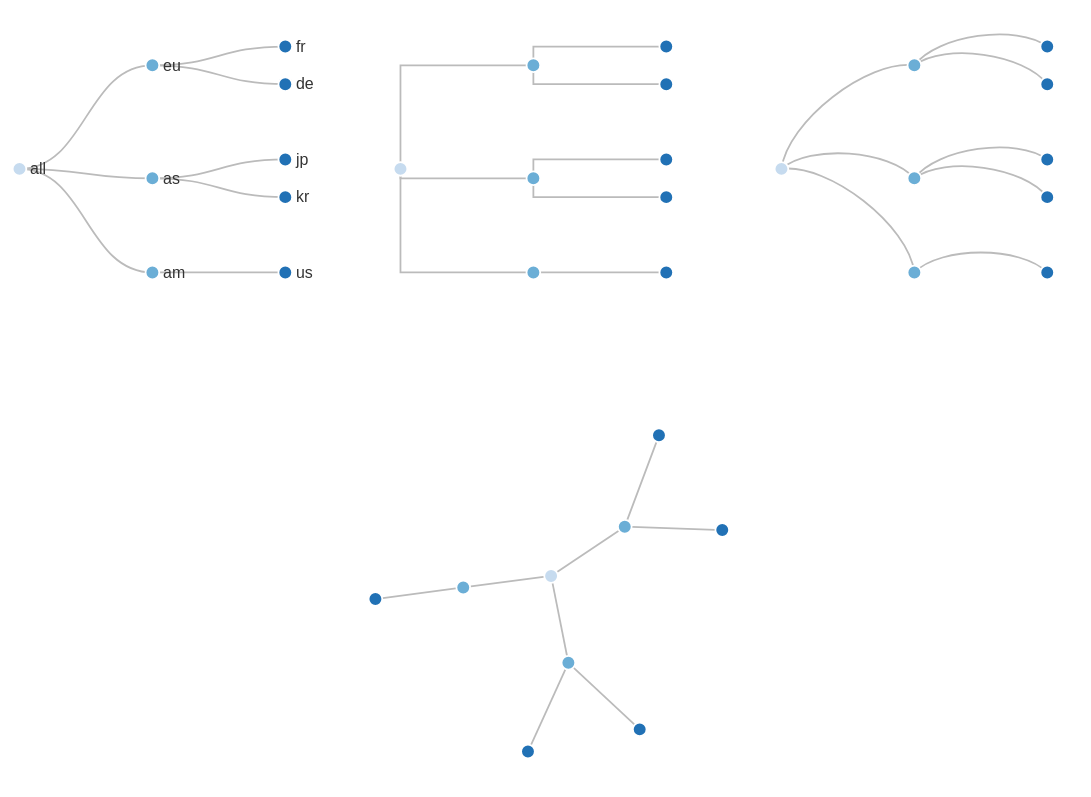

Express this chart as Vega-Lite.
### Vega specification from a JSON file in a GitHub repository (floating-point values rounded to 4 significant figures)
{"$schema": "https://vega.github.io/schema/vega/v6.json", "description": "One tree drawn as four node-link diagrams, each joining the same edges with a different link shape: diagonal, orthogonal and curved across the top, and a radial fan below.", "width": 600, "height": 440, "padding": 5, "signals": [{"name": "linkShape", "value": "diagonal"}], "data": [{"name": "nodes", "values": [{"id": "all", "parent": null}, {"id": "eu", "parent": "all"}, {"id": "as", "parent": "all"}, {"id": "am", "parent": "all"}, {"id": "fr", "parent": "eu"}, {"id": "de", "parent": "eu"}, {"id": "jp", "parent": "as"}, {"id": "kr", "parent": "as"}, {"id": "us", "parent": "am"}]}, {"name": "tidy", "source": "nodes", "transform": [{"type": "stratify", "key": "id", "parentKey": "parent"}, {"type": "tree", "method": "tidy", "size": [170, 150], "as": ["y", "x", "depth", "children"]}]}, {"name": "links", "source": "tidy", "transform": [{"type": "treelinks"}, {"type": "linkpath", "orient": "horizontal", "shape": {"signal": "linkShape"}}]}, {"name": "radial", "source": "nodes", "transform": [{"type": "stratify", "key": "id", "parentKey": "parent"}, {"type": "tree", "method": "cluster", "size": [1, 100], "as": ["alpha", "radius", "depth", "children"]}, {"type": "formula", "expr": "(300 * datum.alpha + 270) % 360", "as": "angle"}, {"type": "formula", "expr": "PI * datum.angle / 180", "as": "radians"}, {"type": "formula", "expr": "datum.radius * cos(datum.radians)", "as": "x"}, {"type": "formula", "expr": "datum.radius * sin(datum.radians)", "as": "y"}]}, {"name": "radialLinks", "source": "radial", "transform": [{"type": "treelinks"}, {"type": "linkpath", "orient": "radial", "shape": "line", "sourceX": "source.radians", "sourceY": "source.radius", "targetX": "target.radians", "targetY": "target.radius"}]}], "scales": [{"name": "depth", "type": "ordinal", "domain": [0, 1, 2], "range": ["#c6dbef", "#6baed6", "#2171b5"]}], "marks": [{"type": "path", "from": {"data": "links"}, "encode": {"update": {"path": {"field": "path"}, "stroke": {"value": "#bbbbbb"}, "strokeWidth": {"value": 1}}}}, {"type": "symbol", "from": {"data": "tidy"}, "encode": {"enter": {"x": {"field": "x"}, "y": {"field": "y"}, "size": {"value": 60}, "fill": {"scale": "depth", "field": "depth"}, "stroke": {"value": "#ffffff"}, "strokeWidth": {"value": 1}}}}, {"type": "text", "from": {"data": "tidy"}, "encode": {"enter": {"x": {"signal": "datum.x + 6"}, "y": {"field": "y"}, "text": {"field": "id"}, "align": {"value": "left"}, "baseline": {"value": "middle"}, "fontSize": {"value": 9}, "fill": {"value": "#333333"}}}}, {"type": "group", "name": "orthogonalPanel", "encode": {"enter": {"x": {"value": 215}, "y": {"value": 0}}}, "data": [{"name": "orthogonalLinks", "source": "tidy", "transform": [{"type": "treelinks"}, {"type": "linkpath", "orient": "horizontal", "shape": "orthogonal"}]}], "marks": [{"type": "path", "from": {"data": "orthogonalLinks"}, "encode": {"update": {"path": {"field": "path"}, "stroke": {"value": "#bbbbbb"}, "strokeWidth": {"value": 1}}}}, {"type": "symbol", "from": {"data": "tidy"}, "encode": {"enter": {"x": {"field": "x"}, "y": {"field": "y"}, "size": {"value": 60}, "fill": {"scale": "depth", "field": "depth"}, "stroke": {"value": "#ffffff"}, "strokeWidth": {"value": 1}}}}]}, {"type": "group", "name": "curvePanel", "encode": {"enter": {"x": {"value": 430}, "y": {"value": 0}}}, "data": [{"name": "curveLinks", "source": "tidy", "transform": [{"type": "treelinks"}, {"type": "linkpath", "orient": "horizontal", "shape": "curve"}]}], "marks": [{"type": "path", "from": {"data": "curveLinks"}, "encode": {"update": {"path": {"field": "path"}, "stroke": {"value": "#bbbbbb"}, "strokeWidth": {"value": 1}}}}, {"type": "symbol", "from": {"data": "tidy"}, "encode": {"enter": {"x": {"field": "x"}, "y": {"field": "y"}, "size": {"value": 60}, "fill": {"scale": "depth", "field": "depth"}, "stroke": {"value": "#ffffff"}, "strokeWidth": {"value": 1}}}}]}, {"type": "group", "name": "radialPanel", "encode": {"enter": {"x": {"value": 300}, "y": {"value": 320}}}, "marks": [{"type": "path", "from": {"data": "radialLinks"}, "encode": {"update": {"path": {"field": "path"}, "stroke": {"value": "#bbbbbb"}, "strokeWidth": {"value": 1}}}}, {"type": "symbol", "from": {"data": "radial"}, "encode": {"enter": {"x": {"field": "x"}, "y": {"field": "y"}, "size": {"value": 60}, "fill": {"scale": "depth", "field": "depth"}, "stroke": {"value": "#ffffff"}, "strokeWidth": {"value": 1}}}}]}]}
